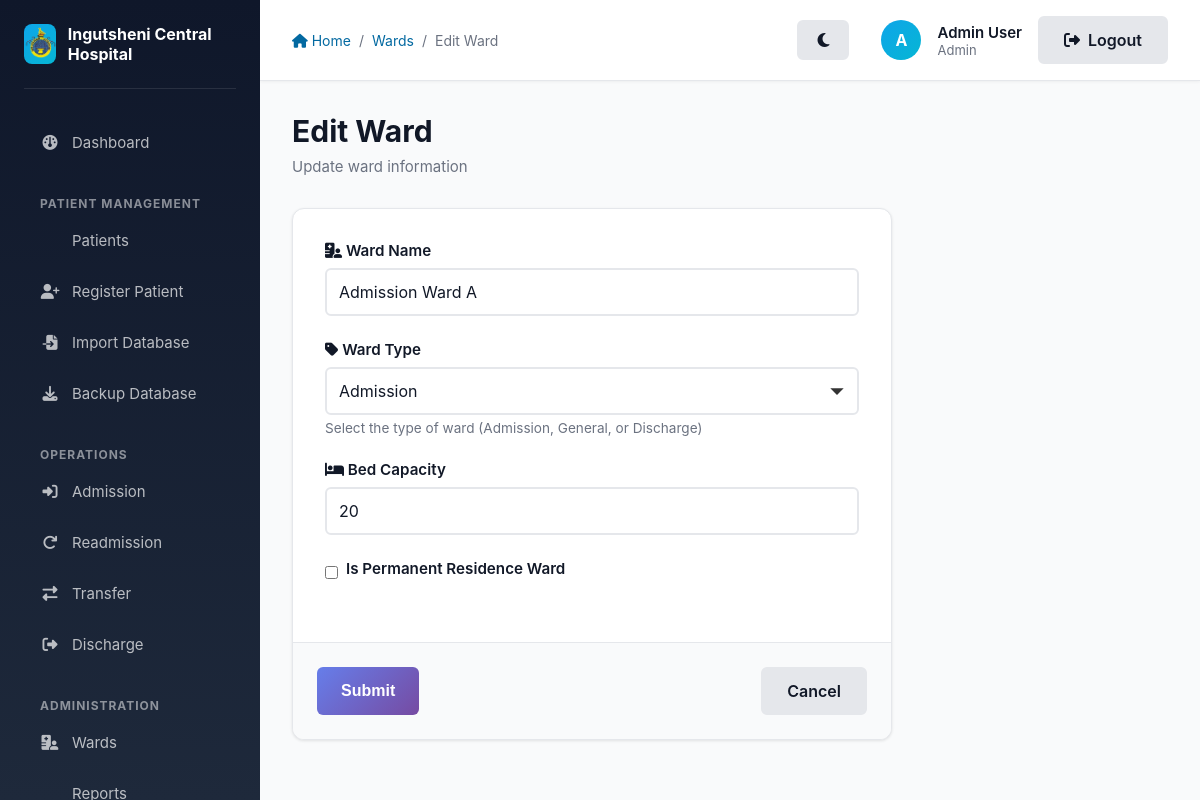
The page /ward/1/edit (signed in) on the database its author committed.
### app/models/models.py (models this page shows, shortened)
class User(db.Model, UserMixin):
    __tablename__ = 'users'
    id = db.Column(db.Integer, primary_key=True)
    name = db.Column(db.String(100), nullable=False)
    email = db.Column(db.String(120), unique=True, nullable=False)
    password_hash = db.Column(db.String(128), nullable=False)
    role_id = db.Column(db.Integer, db.ForeignKey('roles.id'), nullable=False)
    ward_id = db.Column(db.Integer, db.ForeignKey('wards.id'), nullable=True)

class Role(db.Model):
    __tablename__ = 'roles'
    id = db.Column(db.Integer, primary_key=True)
    name = db.Column(db.String(50), unique=True, nullable=False)
    users = db.relationship('User', backref='role_obj', lazy=True)

class Ward(db.Model):
    __tablename__ = 'wards'
    id = db.Column(db.Integer, primary_key=True)
    name = db.Column(db.String(100), unique=True, nullable=False)
    type = db.Column(db.String(50), nullable=False) # Admission, General, Discharge
    capacity = db.Column(db.Integer, nullable=True)
    is_permanent_residence = db.Column(db.Boolean, default=False, nullable=False)
    users = db.relationship('User', backref='ward_obj', lazy=True)
    patients = db.relationship('Patient', backref='current_ward', lazy=True)

### app/wards/routes.py (the view)
@wards.route('/ward/<int:ward_id>/edit', methods=['GET', 'POST'])
@login_required
@role_required(['Admin'])
def edit_ward(ward_id):
    ward = Ward.query.get_or_404(ward_id)
    form = WardForm(original_name=ward.name)
    if form.validate_on_submit():
        ward.name = form.name.data
        ward.type = form.type.data
        ward.capacity = form.capacity.data
        ward.is_permanent_residence = form.is_permanent_residence.data
        db.session.commit()
        flash('Ward updated successfully!', 'success')
        return redirect(url_for('wards.list_wards'))
    elif request.method == 'GET':
        form.name.data = ward.name
        form.type.data = ward.type
        form.capacity.data = ward.capacity
        form.is_permanent_residence.data = ward.is_permanent_residence
    return render_template('wards/create_ward.html', title='Edit Ward', form=form)

### app/wards/forms.py (shortened to what this page needs)
class WardForm(FlaskForm):
    name = StringField('Ward Name', validators=[DataRequired()])
    type = SelectField('Ward Type', choices=[('Admission', 'Admission'), ('General', 'General'), ('Discharge', 'Discharge')], validators=[DataRequired()])
    capacity = IntegerField('Capacity (Optional)')
    is_permanent_residence = BooleanField('Is Permanent Residence Ward')
    submit = SubmitField('Submit')
    def __init__(self, original_name=None, *args, **kwargs):
        super(WardForm, self).__init__(*args, **kwargs)
        self.original_name = original_name

### app/auth/utils.py (called while the page is built)
def role_required(roles):
    def decorator(f):
        @wraps(f)
        def decorated_function(*args, **kwargs):
            if not current_user.is_authenticated or current_user.role_obj.name not in roles:
                abort(403)
            return f(*args, **kwargs)
        return decorated_function
    return decorator

### app/models/models.py (called while the page is built)
@login_manager.user_loader
def load_user(user_id):
    return User.query.get(int(user_id))

### app/templates/wards/create_ward.html (shortened to what this page needs)
{% extends "layout.html" %}
{% block breadcrumb %}
    <a href="{{ url_for('main.index') }}"><i class="fas fa-home"></i> Home</a>
    <span>/</span>
    <a href="{{ url_for('wards.list_wards') }}">Wards</a>
    <span>/</span>
    <span>{{ title }}</span>
{% endblock %}
{% block content %}
    <div class="page-header">
        <h1 class="page-title">{{ title }}</h1>
        <p class="page-subtitle">{% if 'Create' in title %}Add a new ward to the hospital system{% else %}Update ward information{% endif %}</p>
    </div>
    <div style="max-width: 600px;">
        <div class="card">
            <form method="POST" action="" novalidate>
                <div class="card-body">
                    <div class="form-group">
                        <label for="name" class="form-label">
                            <i class="fas fa-hospital-user"></i> Ward Name
                        </label>
                        {{ form.name(class="form-control" + (" form-error" if form.name.errors else ""), placeholder="Enter ward name") }}
                    </div>
                    <div class="form-group">
                        <label for="type" class="form-label">
                            <i class="fas fa-tag"></i> Ward Type
                        </label>
                        {{ form.type(class="form-control" + (" form-error" if form.type.errors else "")) }}
                        <p class="form-text">Select the type of ward (Admission, General, or Discharge)</p>
                    </div>
                    <div class="form-group">
                        <label for="capacity" class="form-label">
                            <i class="fas fa-bed"></i> Bed Capacity
                        </label>
                        {{ form.capacity(class="form-control" + (" form-error" if form.capacity.errors else ""), placeholder="Number of beds", type="number") }}
                    </div>
                    <div class="form-group" style="display: flex; align-items: center; gap: 0.5rem;">
                        {{ form.is_permanent_residence(class="form-check-input") }}
                        <label for="is_permanent_residence" class="form-label" style="margin-bottom: 0;">
                            Is Permanent Residence Ward
                        </label>
                    </div>
                </div>
                <div class="card-footer" style="display: flex; gap: 1rem; justify-content: space-between;">
                    {{ form.submit(class="btn btn-primary") }}
                    <a href="{{ url_for('wards.list_wards') }}" class="btn btn-secondary">Cancel</a>
                </div>
            </form>
        </div>
    </div>
{% endblock %}

### app/templates/layout.html (shortened to what this page needs)
<!DOCTYPE html>
<html lang="en">
<head>
    <link rel="stylesheet" href="{{ url_for('static', filename='style.css') }}">
    <link rel="stylesheet" href="https://cdnjs.cloudflare.com/ajax/libs/font-awesome/6.4.0/css/all.min.css">
</head>
<body>
    <aside class="sidebar no-print" id="sidebar">
        <div class="sidebar-header">
            <div class="sidebar-logo">
                <img src="{{ url_for('static', filename='images/logo.png') }}" alt="Ingutsheni Central Hospital Logo">
            </div>
            <div class="sidebar-title">Ingutsheni Central Hospital</div>
        </div>
        <nav class="sidebar-nav">
            <li><a href="{{ url_for('main.index') }}" class="{% if request.endpoint == 'main.index' %}active{% endif %}">
                <i class="fas fa-dashboard"></i> Dashboard
            </a></li>
        </nav>
        {% if current_user.is_authenticated %}
            <div class="sidebar-section-title">Patient Management</div>
            <nav class="sidebar-nav">
                <li><a href="{{ url_for('patients.list_patients') }}" class="{% if request.endpoint == 'patients.list_patients' %}active{% endif %}">
                     Patients
                </a></li>
                <li><a href="{{ url_for('patients.register_patient') }}" class="{% if request.endpoint == 'patients.register_patient' %}active{% endif %}">
                    <i class="fas fa-user-plus"></i> Register Patient
                </a></li>
                {% if current_user.role_obj.name in ['Admin', 'CMO'] %}
                <li><a href="{{ url_for('patients.import_database') }}" class="{% if request.endpoint == 'patients.import_database' %}active{% endif %}">
                    <i class="fas fa-file-import"></i> Import Database
                </a></li>
                <li><a href="{{ url_for('patients.backup_database') }}" class="{% if request.endpoint == 'patients.backup_database' %}active{% endif %}">
                    <i class="fas fa-download"></i> Backup Database
                </a></li>
                {% endif %}
            </nav>
            <div class="sidebar-section-title">Operations</div>
            <nav class="sidebar-nav">
                <li><a href="{{ url_for('patients.list_patients') }}" class="{% if request.endpoint == 'patients.admit_patient' %}active{% endif %}">
                    <i class="fas fa-sign-in-alt"></i> Admission
                </a></li>
                <li><a href="{{ url_for('patients.readmit_patient') }}" class="{% if request.endpoint in ['patients.readmit_patient', 'patients.readmit_patient_details'] %}active{% endif %}">
                    <i class="fas fa-redo"></i> Readmission
                </a></li>
                <li><a href="{{ url_for('patients.list_patients') }}" class="{% if request.endpoint == 'transfers.transfer_patient' %}active{% endif %}">
                    <i class="fas fa-exchange-alt"></i> Transfer
                </a></li>
                <li><a href="{{ url_for('patients.list_patients') }}" class="{% if request.endpoint == 'patients.discharge_patient' %}active{% endif %}">
                    <i class="fas fa-sign-out-alt"></i> Discharge
                </a></li>
            </nav>
            <div class="sidebar-section-title">Administration</div>
            <nav class="sidebar-nav">
                <li><a href="{{ url_for('wards.list_wards') }}" class="{% if request.endpoint == 'wards.list_wards' %}active{% endif %}">
                    <i class="fas fa-hospital-user"></i> Wards
                </a></li>
                <li><a href="{{ url_for('reports.view_reports') }}" class="{% if request.endpoint == 'reports.view_reports' %}active{% endif %}">
                </a></li>
            </nav>
        {% endif %}
    </aside>
    <div class="main-content">
        <div class="top-bar no-print">
            <div class="top-bar-left">
                <div class="breadcrumb">
                    {% block breadcrumb %}{% endblock %}
                </div>
            </div>
            <div class="top-bar-right" style="display: flex; align-items: center; gap: 1rem;">
                <div style="display: flex; align-items: center; gap: 1rem; margin-right: 1rem;">
                    <button id="themeToggle" class="btn btn-secondary btn-sm" title="Toggle Dark/Light Mode" style="border-radius: 50%; width: 40px; height: 40px; padding: 0;">
                        <i class="fas fa-moon"></i>
                    </button>
                </div>
                {% if current_user.is_authenticated %}
                    <div class="user-menu">
                        <div class="user-avatar" title="{{ current_user.name }}">
                            {{ current_user.name[0].upper() }}
                        </div>
                        <div class="user-info">
                            <div class="user-name">{{ current_user.name }}</div>
                            <div class="user-role">{{ current_user.role_obj.name }}</div>
                        </div>
                    </div>
                    <a href="{{ url_for('auth.logout') }}" class="btn btn-secondary btn-sm">
                        <i class="fas fa-sign-out-alt"></i> Logout
                    </a>
                {% else %}
                    <a href="{{ url_for('auth.login') }}" class="btn btn-primary btn-sm">
                        <i class="fas fa-sign-in-alt"></i> Login
                    </a>
                {% endif %}
            </div>
        </div>
        <div class="page-content">
            {% block content %}{% endblock %}
        </div>
    </div>
</body>
</html>

### app/static/style.css (style rules this page uses)
:root { --primary: #0369a1; --primary-light: #0ea5e9; --primary-dark: #075985; --success: #16a34a; --success-light: #22c55e; --danger: #dc2626; --warning: #f59e0b; --info: #3b82f6; --neutral: #6b7280; --gray-50: #f9fafb; --gray-100: #f3f4f6; --gray-200: #e5e7eb; --gray-300: #d1d5db; --gray-400: #9ca3af; --gray-500: #6b7280; --gray-600: #4b5563; --gray-700: #374151; --gray-800: #1f2937; --gray-900: #111827; --body-bg: var(--gray-50); --card-bg: #ffffff; --sidebar-bg: linear-gradient(180deg, #0f172a 0%, #1e293b 100%); --topbar-bg: #ffffff; --text-main: var(--gray-900); --text-muted: var(--gray-500); --border-color: var(--gray-200); }
* { margin: 0; padding: 0; box-sizing: border-box; }
body { font-family: -apple-system, BlinkMacSystemFont, 'Segoe UI', 'Roboto', 'Oxygen', 'Ubuntu', 'Cantarell', 'Fira Sans', 'Droid Sans', 'Helvetica Neue', sans-serif; -webkit-font-smoothing: antialiased; -moz-osx-font-smoothing: grayscale; background-color: var(--body-bg); color: var(--text-main); }
.card { background-color: var(--card-bg); border: 1px solid var(--border-color); }
.card-header, .card-footer { background-color: var(--gray-100); border-color: var(--border-color); }
.top-bar { background-color: var(--topbar-bg) !important; border-color: var(--border-color) !important; }
.sidebar { background: var(--sidebar-bg) !important; }
.btn { display: inline-flex; align-items: center; justify-content: center; padding: 0.625rem 1.25rem; border-radius: 0.5rem; font-weight: 600; font-size: 0.9375rem; border: none; cursor: pointer; transition: all 0.2s ease; text-decoration: none; gap: 0.5rem; }
.btn-primary { background-color: var(--primary); color: white; }
.btn-secondary { background-color: var(--gray-300); color: var(--gray-800); }
.btn-sm { padding: 0.375rem 0.75rem; font-size: 0.8125rem; }
.form-group { margin-bottom: 1.5rem; }
.form-label { display: block; margin-bottom: 0.5rem; font-weight: 600; color: var(--gray-700); font-size: 0.9375rem; }
.form-control { width: 100%; padding: 0.625rem 1rem; border: 1px solid var(--border-color); background-color: var(--card-bg); color: var(--text-main); border-radius: 0.5rem; font-size: 0.9375rem; transition: border-color 0.2s, box-shadow 0.2s; font-family: inherit; }
select.form-control { cursor: pointer; }
.form-text { font-size: 0.8125rem; color: var(--text-muted); margin-top: 0.25rem; }
.form-label { display: block; margin-bottom: 0.5rem; font-weight: 600; color: var(--text-main); font-size: 0.9375rem; }
.card { background-color: white; border-radius: 0.75rem; box-shadow: 0 1px 3px rgba(0, 0, 0, 0.1); overflow: hidden; transition: all 0.2s ease; }
.card-body { padding: 1.5rem; }
.card-footer { padding: 1.5rem; background-color: var(--gray-50); border-top: 1px solid var(--gray-200); }
.form-control { font-size: 1rem !important; padding: 0.75rem !important; border: 2px solid var(--border-color) !important; border-radius: 6px !important; transition: all 0.3s ease !important; font-family: inherit !important; }
select.form-control { appearance: none !important; background-repeat: no-repeat !important; background-position: right 0.75rem center !important; background-size: 1rem !important; padding-right: 2.5rem !important; }
.form-group { margin-bottom: 1.5rem !important; }
.form-label { display: block !important; margin-bottom: 0.5rem !important; font-weight: 600 !important; color: var(--text-main) !important; font-size: 0.95rem !important; }
.form-text { display: block !important; color: var(--text-muted) !important; font-size: 0.85rem !important; margin-top: 0.3rem !important; }
.btn { font-size: 1rem !important; font-weight: 600 !important; padding: 0.75rem 1.5rem !important; border: none !important; border-radius: 6px !important; cursor: pointer !important; transition: all 0.3s ease !important; display: inline-flex !important; align-items: center !important; gap: 0.5rem !important; text-decoration: none !important; }
.btn-primary { background: linear-gradient(135deg, #667eea 0%, #764ba2 100%) !important; color: white !important; }
.btn-secondary { background: var(--gray-200) !important; color: var(--text-main) !important; border: 2px solid var(--border-color) !important; }
.card-body { padding: 2rem !important; }

### rows shown on the page
User: name "A", name "Admin User"
Role: role_obj.name "Admin"
Ward: name "Admission Ward A", type "Admission", capacity "20"

### other values the page prints
{{ title }} "Edit Ward"
